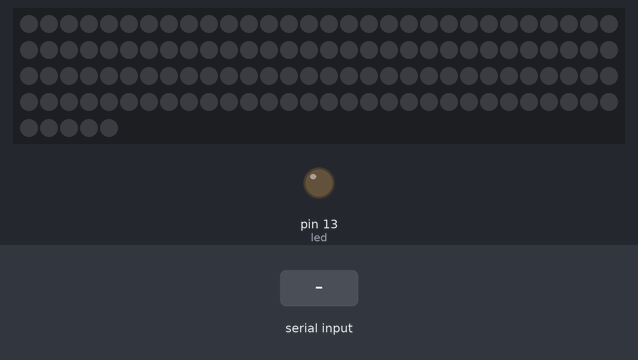
Simulated run of this sketch. Board: Arduino Mega 2560, built with avr-gcc and run on an emulated ATmega2560. Parts: 125 RGB LEDs in strip order, left to right, continuing on the next row, output pins drawn as LEDs (lit = HIGH). The test bench sets the inputs (shaded band). Dim RGB values are drawn brighter than linear.

Above: at 1.2 s.
1.3 s: "U" received over Serial
At 3.2 s:
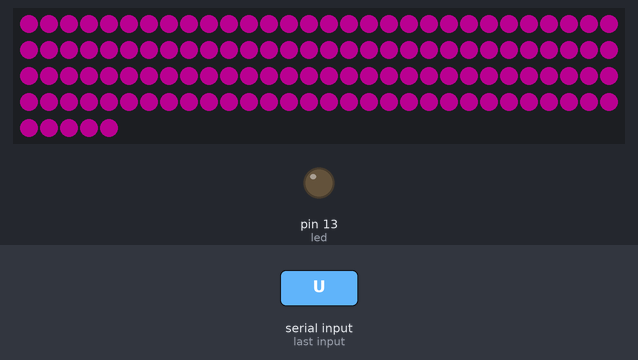
3.7 s: "L" received over Serial
At 5.4 s:
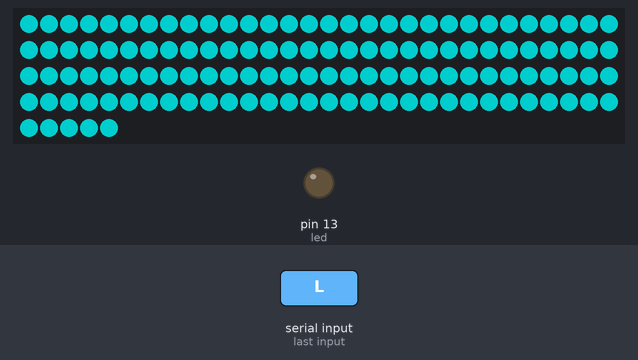
5.7 s: "H" received over Serial
At 7.3 s:
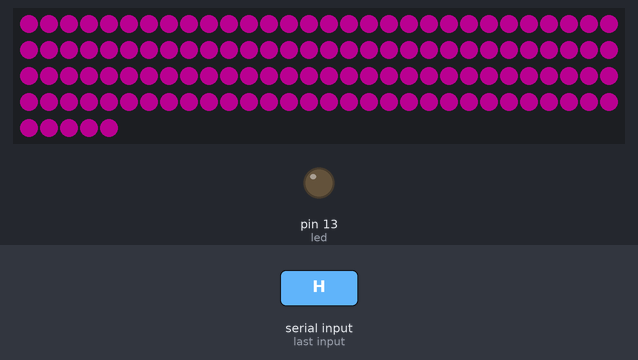
7.5 s: "b" received over Serial
At 8.4 s:
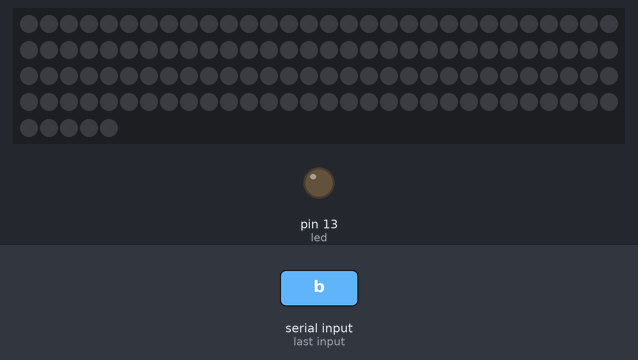
9.0 s: "M" received over Serial
At 11.4 s:
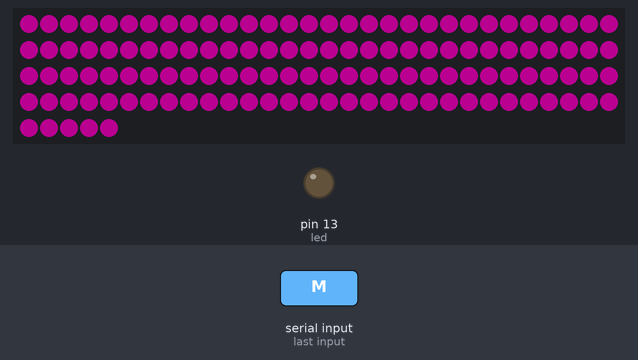
Timing chart, 0 to 12.7 s (numbered marks = the images above; inputs shaded):
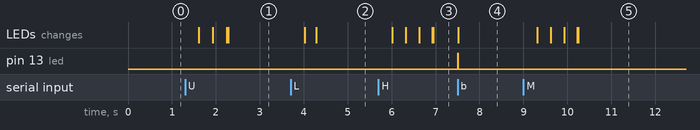

The sketch:

Max-Blink1.3b.ino
```cpp
/*  Simple example of Max->Teensy communication.   9/7/2020 ams
   The Teensy listens for incoming characters over the USB host serial port.
   When a "b" is received, the Teensy will flash the onboard LED for 1/100 of a second.
   When a "B" is received, it will flash the LED for 1/10 of a second.

   Also, the Teensy sends a "K" back to Max when it receives a command. This can be ignored, or used as a way for Max to verify that the Teensy is alive and connected.

   The accompanying Max patch is setup to send B on the downbeat and b on every quarter note.
   This example jist shows how to listen for different characters and respond.

   The LED flashing code is placed in a function, hopefully to make it clearer and easier to replace with code that does something cooler!

*/

/////// INCLUDES ///////
#include <Adafruit_NeoPixel.h>
#ifdef __AVR__
  #include <avr/power.h>
#endif

/////// CONSTANTS ///////
//configuration constant variables to change:
#define baudRate 9600   //this is a safe and common rate. Feel free to change it as desired. Justmake sure that Max and the Teensy are at the same setting.

const int led = 13;             //pin number for onboard LED

const int APIN = 18;     //pin number for StationA LED strip
const int ALEN = 125;     //pixel count for StationA LED strip

const int BPIN = 19;     //pin number for StationB LED strip
const int BLEN = 125;     //pixel count for StationB LED strip

const int CPIN = 22;     //pin number for StationC LED strip
const int CLEN = 125;     //pixel count for StationC LED strip

const int bright = 255;     //set between 0 (off) to 255

//const int FadeSteps = 50; // how many steps of brightness to fade in/out (default = 20)
//const int FadeDelay = 5; // delay betw each step of the fade (default = 10)

// Parameter 1 = number of pixels in strip
// Parameter 2 = Arduino pin number (most are valid)
// Parameter 3 = pixel type flags, add together as needed:
//   NEO_KHZ800  800 KHz bitstream (most NeoPixel products w/WS2812 LEDs)
//   NEO_KHZ400  400 KHz (classic 'v1' (not v2) FLORA pixels, WS2811 drivers)
//   NEO_GRB     Pixels are wired for GRB bitstream (most NeoPixel products)
//   NEO_RGB     Pixels are wired for RGB bitstream (v1 FLORA pixels, not v2)
//   NEO_RGBW    Pixels are wired for RGBW bitstream (NeoPixel RGBW products)
Adafruit_NeoPixel Astrip = Adafruit_NeoPixel(ALEN, APIN, NEO_GRB + NEO_KHZ800);
Adafruit_NeoPixel Bstrip = Adafruit_NeoPixel(BLEN, BPIN, NEO_GRB + NEO_KHZ800);
Adafruit_NeoPixel Cstrip = Adafruit_NeoPixel(CLEN, CPIN, NEO_GRB + NEO_KHZ800);

// IMPORTANT: To reduce NeoPixel burnout risk, add 1000 uF capacitor across
// pixel power leads, add 300 - 500 Ohm resistor on first pixel's data input
// and minimize distance between Arduino and first pixel.  Avoid connecting
// on a live circuit...if you must, connect GND first.

char incomingByte;        // variable used for data from Max.

/////// SETUP ///////
//setup runs once at startup:
void setup() {
  pinMode(led, OUTPUT);     // initialize the digital pin as an output.

  Serial.begin(baudRate);     //initialize the host USB port.
  Astrip.begin();
  Astrip.setBrightness(bright);
  Astrip.show(); // Initialize all pixels to 'off'
}

////// MAIN LOOP ///////
//loop runs over and over "forever":
void loop() {

  if (Serial.available()) {           // check for incoming bytes
    incomingByte = Serial.read();       // read incoming byte

    switch (incomingByte) {           // check the incomingByte for a match to a valid command
      case 'b':                       // b = every 2nd & 3rd 1/4 Note (170BPM): every 0.35 sec - max event time is 350ms - 300 to be safe
        triggerLED(10);               // act on the command 'b'
//        Serial.print ("Beat");           // acknowledge the command
        setAll(0,0,0); // Off
        Astrip.show();
        break;

      case 'U':                       // B = 1st 1/4 Note aka "on the One" (170BPM): every 1.06 sec - max event time is 1060ms - 1000 to be safe
        triggerLED(1);              // act on the command 'B'  Alexnote 9/20: this function is "blocking", meaning the following code will not execute until after the 100 msec blink caused by calling this. Might help to make this shorter or rearrange order?
//        Serial.print ("170BPM Bar+Beat");           // acknowledge the command
//        setAll(255,0,0);            // Red pulse
//        delay(1500);
//        setAll(0,0,0);
//       170bpm pulse:  FadeLow(255,0,255,90,7,25)
        FadeLow(255,0,200,90,3,25);          // Fade: (R, G, B, Steps, Delay, LowLevel). R/G/B/Steps/Low = 0-255. Steps*Delay = duration of Fade (max event time)
        break;

      case 'H':                       // B = 1st 1/4 Note aka "on the One" (170BPM): every 1.06 sec - max event time is 1060ms - 1000 to be safe
        triggerLED(1);              // act on the command 'B'  Alexnote 9/20: this function is "blocking", meaning the following code will not execute until after the 100 msec blink caused by calling this. Might help to make this shorter or rearrange order?
//        Serial.print ("170BPM Bar");           // acknowledge the command
//        setAll(255,0,0);            // Red pulse
//        delay(1500);
//        setAll(0,0,0);
//       170bpm pulse:  FadeLow(255,0,255,90,7,25)
        FadeLow(255,0,200,90,7,25);          // Fade: (R, G, B, Steps, Delay, LowLevel). R/G/B/Steps/Low = 0-255. Steps*Delay = duration of Fade (max event time)
        break;

      case 'M':                       // B = 1st 1/4 Note aka "on the One" (170BPM): every 1.06 sec - max event time is 1060ms - 1000 to be safe
        triggerLED(1);              // act on the command 'B'  Alexnote 9/20: this function is "blocking", meaning the following code will not execute until after the 100 msec blink caused by calling this. Might help to make this shorter or rearrange order?
//        Serial.print ("85BPM Bar");           // acknowledge the command
//        setAll(255,0,0);            // Red pulse
//        delay(1500);
//        setAll(0,0,0);
//        FadeOut(255,0,255,80,7);          // Fade: (R, G, B, Steps, Delay). R/G/B/Steps = 0-255. Steps*Delay = duration of Fade (max event time)
//       170bpm pulse:  FadeLow(255,0,255,90,7,25)
        FadeLow(255,0,200,90,7,25);          // Fade: (R, G, B, Steps, Delay, LowLevel). R/G/B/Steps/Low = 0-255. Steps*Delay = duration of Fade (max event time)
//        delay(20);                      // ?? Do I need to calculate time window betw/ bars and match that here?
//        FadeIn(255,0,255,50,1);          // Fade: (R, G, B, Steps, Delay). R/G/B/Steps = 0-255. Steps*Delay = duration of Fade (max event time)
//        delay(500);
//        Astrip.show();
        break;
//      default:
//        Serial.print ("?");           // no valid command recognized, reply with "?"

      case 'L':                       // B = 1st 1/4 Note aka "on the One" (170BPM): every 1.06 sec - max event time is 1060ms - 1000 to be safe
        triggerLED(1);              // act on the command 'B'  Alexnote 9/20: this function is "blocking", meaning the following code will not execute until after the 100 msec blink caused by calling this. Might help to make this shorter or rearrange order?
//        Serial.print ("85BPM 2xBar");           // acknowledge the command
//        setAll(255,0,0);            // Red pulse
//        delay(1500);
//        setAll(0,0,0);
//       170bpm pulse:  FadeLow(255,0,255,90,7,25)
        FadeLow(0,180,180,80,7,50);          // Fade: (R, G, B, Steps, Delay, LowLevel). LowLevel has to be < Steps. R/G/B/Steps/Low = 0-255. Steps*Delay = duration of Fade (max event time)
//         FadeLow(10,255,255,90,7,25);
        break;


    }  // end of switch

  }

}    // end of loop()


///// FUNCTIONS //////

void triggerLED(int blinkTime) {      // this function blinks the onboard LED. The argument sets how long is the blink.
  digitalWrite(led, HIGH);            // turn the LED on (HIGH is the voltage level)
  delay(blinkTime);                   // wait for a second
  digitalWrite(led, LOW);             // turn the LED off by making the voltage LOW
}

// Fill the dots one after the other with a color
void colorWipe(uint32_t c, uint8_t wait) {
  for(uint16_t i=0; i<Astrip.numPixels(); i++) {
    Astrip.setPixelColor(i, c);
    Astrip.show();
    delay(wait);
  }
}

void _showStrip() {
   // NeoPixel
   Astrip.show();
}

void setPixel(int Pixel, byte red, byte green, byte blue) {
   // NeoPixel
   Astrip.setPixelColor(Pixel, Astrip.Color(red, green, blue));  //strip A,B,C
   Bstrip.setPixelColor(Pixel, Astrip.Color(red, green, blue));  //strip A,B,C
   Cstrip.setPixelColor(Pixel, Astrip.Color(red, green, blue));  //strip A,B,C
}

void setAll(byte red, byte green, byte blue) {
  for(int i = 0; i < ALEN; i++ ) {
    setPixel(i, red, green, blue);
  }
  _showStrip();
}

// INTEGRATE CODE BELOW:
void FadeLow(byte red, byte green, byte blue, float FadeSteps, int FadeDelay, int LowLevel) {
    float r, g, b;

    for(float j = FadeSteps; j >= LowLevel; j--) {
      r = j*(red/FadeSteps);
      g = j*(green/FadeSteps);
      b = j*(blue/FadeSteps);

      setAll(r,g,b);
      delay(FadeDelay);
      }
//      delay(FadeDelay);
      Astrip.show();
      Bstrip.show();
      Cstrip.show();
//      delay(FadeDelay);
//      Serial.print(FadeDelay);
//      Serial.print('\n');
    }

void FadeInOut(byte red, byte green, byte blue){
  float r, g, b;

  for(int k = 0; k < 256; k=k+1) {
    r = (k/256.0)*red;
    g = (k/256.0)*green;
    b = (k/256.0)*blue;
    setAll(r,g,b);
    _showStrip();
  }

  for(int k = 255; k >= 0; k=k-2) {
    r = (k/256.0)*red;
    g = (k/256.0)*green;
    b = (k/256.0)*blue;
    setAll(r,g,b);
    _showStrip();
  }
}

void FadeOut(byte red, byte green, byte blue, int FadeSteps, int FadeDelay) {
    float r, g, b;

    for(int j = FadeSteps; j >= 0; j--) {
      r = j*(red/FadeSteps);
      g = j*(green/FadeSteps);
      b = j*(blue/FadeSteps);

      setAll(r,g,b);
      delay(FadeDelay);
      }
//      delay(FadeDelay);
      Astrip.show();
//      delay(FadeDelay);
//      Serial.print(FadeDelay);
//      Serial.print('\n');
    }

void FadeIn(byte red, byte green, byte blue, int FadeSteps, int FadeDelay) {
    float r, g, b;

    for(int k = 0; k <= FadeSteps; k++) {
      r = k*(red/FadeSteps);
      g = k*(green/FadeSteps);
      b = k*(blue/FadeSteps);

      setAll(r,g,b);
      delay(FadeDelay);
      }
//      delay(FadeDelay);
      Astrip.show();
//      delay(FadeDelay);
//      Serial.print(FadeDelay);
    }
```

Measured:
- after the input at 1.3 s, the LEDs: first change after 0.31 s (image 1 shows a later state)
- after the input at 3.7 s, the LEDs: first change after 0.32 s (image 2 shows a later state)
- after the input at 5.7 s, the LEDs: first change after 0.32 s (image 3 shows a later state)
- after the input at 7.5 s, pin 13 (led): LOW → HIGH at once, → LOW 0.01 s later; the LEDs: change at once (image 4)
- after the input at 9.0 s, the LEDs: first change after 0.32 s (image 5 shows a later state)
